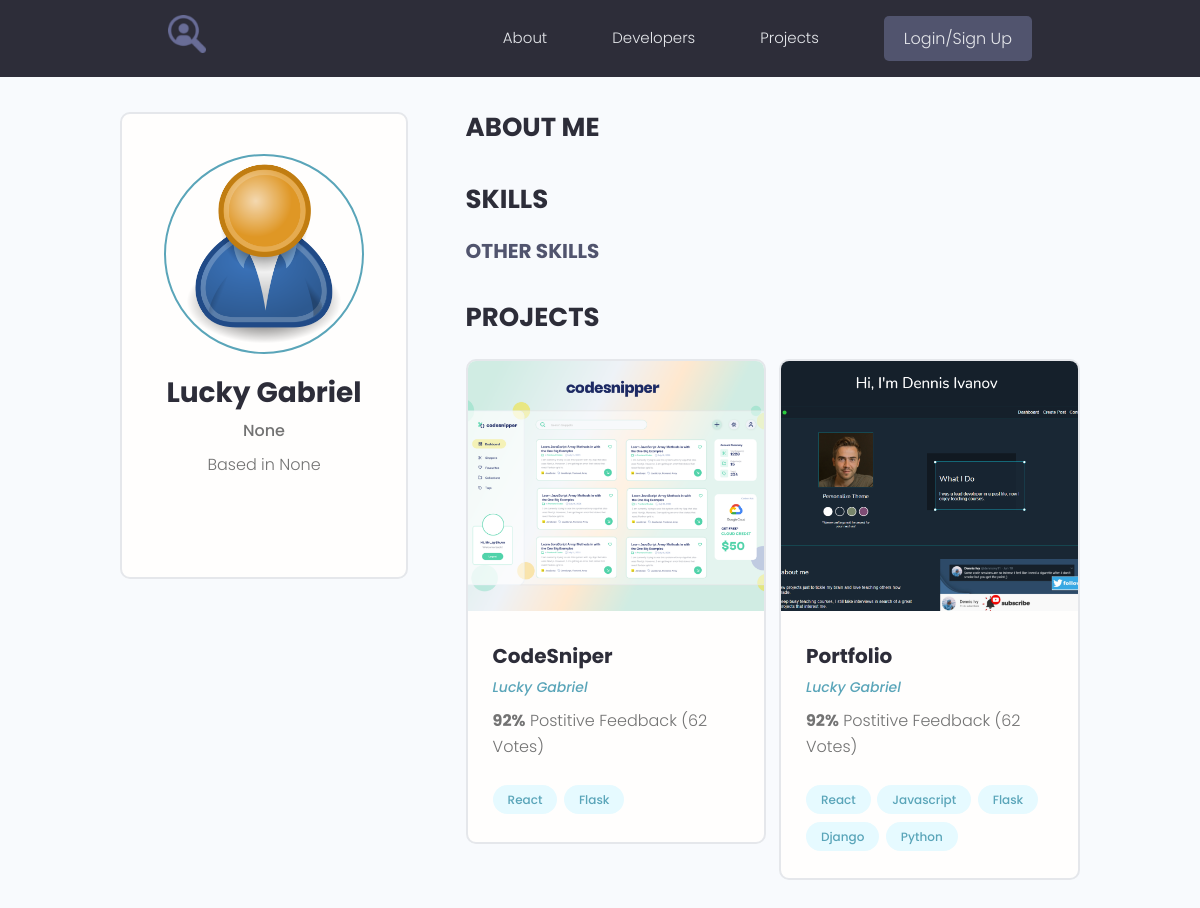
The app's page /profile/4cce18f2-8a0e-4968-8427-a43e58be53a2, older data.
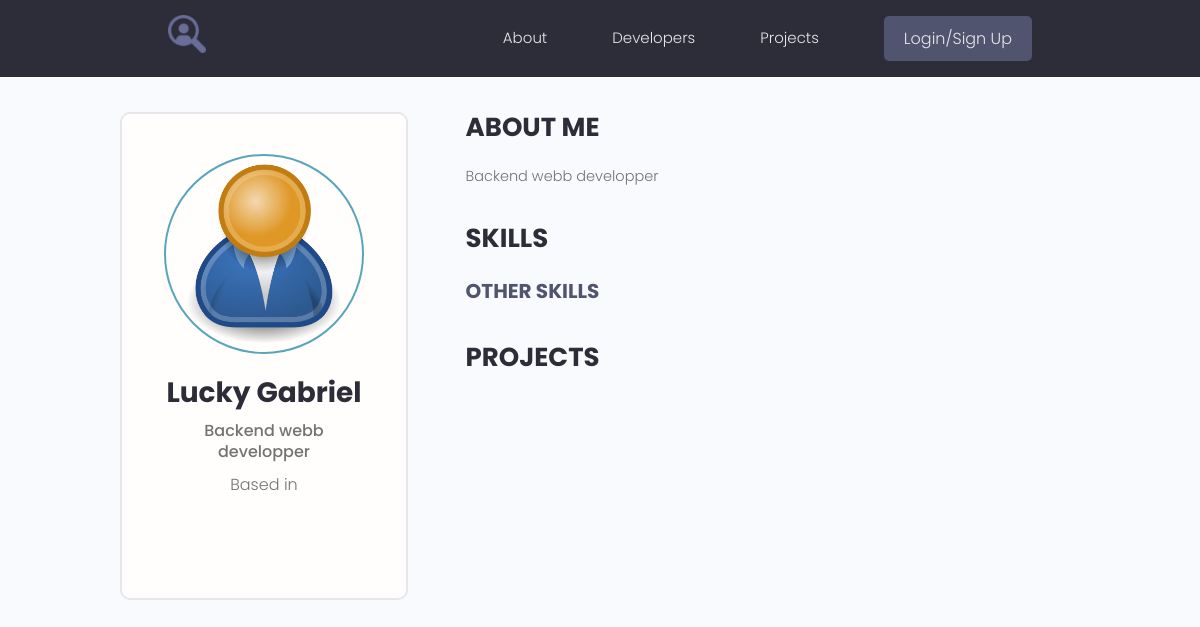
The same page, newer data.
### models/user.py (models this page shows, shortened)
class Profile(BaseModel, Base):
    __tablename__ = 'profiles'
    user_id = Column(String(60), ForeignKey('users.id'))
    user = relationship("User", back_populates="profile")
    username = Column(String(150), nullable=False, unique=True)
    email = Column(String(150), nullable=False)
    name = Column(String(150), nullable=False)
    bio = Column(Text, nullable=True)
    location = Column(String(150), nullable=True)
    headline = Column(String(250), nullable=True)
    profile_image_url = Column(String(2000), default='images/profiles/user-default.png')
    social_github = Column(String(200), nullable=True)
    social_linkdin = Column(String(200), nullable=True)
    social_youtube = Column(String(200), nullable=True)
    social_twitter = Column(String(200), nullable=True)
    skills = relationship("Skill", backref="profile",
                          cascade="all, delete, delete-orphan")
    comments = relationship("Comment", backref="profile", cascade="all, delete-orphan")
    rates = relationship("Rate", backref="profile", cascade="all, delete-orphan")
    notes = relationship("Note", backref="profile", cascade="all, delete-orphan")

### models/project.py (models this page shows, shortened)
class Project(BaseModel, Base):
    __tablename__ = 'projects'
    user_id = Column(String(60), ForeignKey('users.id'), nullable=True)
    title = Column(String(150), nullable=False)
    description = Column(Text, nullable=True)
    demo_link = Column(String(2000), nullable=True)
    source_link = Column(Text, nullable=True)
    vote_ratio = Column(Integer, nullable=True)
    vote_count = Column(Integer, nullable=True)
    image_url = Column(String(2000), default='images/default.jpg')
    tags = relationship("Tag", secondary=project_tag, viewonly=False)
    comments = relationship("Comment", backref="project", cascade="all, delete-orphan")
    rates = relationship("Rate", backref="project", cascade="all, delete-orphan")
    links = relationship("Link", backref="project", cascade="all, delete-orphan")
    objectives = relationship("Objective", backref="project", cascade="all, delete-orphan")
    takeaways = relationship("Takeaway", backref="project", cascade="all, delete-orphan")
    subtitles = relationship("Subtitle", backref="project", cascade="all, delete-orphan")
    notes = relationship("Note", backref="project", cascade="all, delete-orphan")

class Tag (BaseModel, Base):
    __tablename__ = 'tags'
    name =  Column(String(200), nullable=False)

### webdynamic/views/users.py (the view)
@app_views.route('/profile/<profile_id>', methods=['GET'], strict_slashes=False)
def profile(profile_id):
    profile = storage.get(Profile, profile_id)
    skills = [skill for skill in profile.skills if skill.description ]
    otherSkills = [skill for skill in profile.skills if not skill.description]
    return render_template('profile.html', profile=profile, skills=skills, otherSkills=otherSkills)

### models/engine/dbManager.py (called while the page is built)
    def all(self, cls=None):
        new_dict = {}
        for clss in classes:
            if cls is None or cls is classes[clss] or cls is clss:
                objs = self.__session.query(classes[clss]).all()
                for obj in objs:
                    key = obj.__class__.__name__ + '.' + obj.id
                    new_dict[key] = obj
        return (new_dict)

    def get(self, cls, id):
        for obj in self.all(cls).values():
            if id == obj.id:
                return obj

### webdynamic/app.py (called while the page is built)
def linebreaksbr(value):
    return Markup(value.replace('\n', '<br>'))

@app.context_processor
def inject_user():
    return dict(current_user=current_user)

### webdynamic/templates/profile.html (shortened to what this page needs)
{% extends 'main.html' %}
{% block content %}
<main class="profile my-md">
    <div class="container">
      <div class="layout">
        <div class="column column--1of3">
          <div class="card text-center">
            <div class="card__body dev">
              <img class="avatar avatar--xl" src="{{url_for('static', filename=profile.profile_image_url)}}" />
              <h2 class="dev__name">{{ profile.name }}</h2>
              <p class="dev__title">{{profile.headline}}</p>
              <p class="dev__location">Based in {{profile.location}}</p>
            </div>
          </div>
        </div>
        <div class="column column--2of3">
            <div class="devInfo">
            <h3 class="devInfo__title">About Me</h3>
            {% if profile.bio %}
            <p class="devInfo__about">{{profile.bio | linebreaksbr}}</p>
            {% endif %}
          </div>
          <div class="devInfo">
            <h3 class="devInfo__title">Skills</h3>
            <div class="devInfo__skills">
              <h3 class="devInfo__subtitle">Other Skills</h3>
            </div>
          </div>
          <div class="devInfo">
            <h3 class="devInfo__title">Projects</h3>
            <div class="grid grid--two">
                {% for project in profile.user.projects %}
              <div class="column">
                <div class="card project">
                  <a href="{{url_for('app_views.single_project', id=project.id )}}" class="project">
                    <img class="project__thumbnail" src="{{url_for('static', filename=project.image_url)}}" alt="project thumbnail" />
                    <div class="card__body">
                      <h3 class="project__title">{{project.title}}</h3>
                      <p><a class="project__author" href="{{url_for('app_views.profile', profile_id=project.user.profile.id)}}" >{{project.user.profile.name}}</a></p>
                      <p class="project--rating">
                        <span style="font-weight: bold;">92%</span> Postitive
                        Feedback (62 Votes)
                      </p>
                      <div class="project__tags">
                        {% for tag in project.tags %}
                        <span class="tag tag--pill tag--main">
                          <small>{{tag.name}}</small>
                        </span>
                        {% endfor %}
                      </div>
                    </div>
                  </a>
                </div>
              </div>
              {% endfor %}
            </div>
          </div>
        </div>
      </div>
    </div>
  </main>
{% endblock %}

Row changes from the older to the newer data that the page shows:
removed Project: image_url (picture), title "CodeSniper", user.profile.name "Lucky Gabriel"
no longer on this page (row unchanged): Tag: name "React"
no longer on this page (row unchanged): Tag: name "Flask"
removed Project: image_url (picture), title "Portfolio", user.profile.name "Lucky Gabriel"
no longer on this page (row unchanged): Tag: name "Javascript", shown under "Portfolio"
no longer on this page (row unchanged): Tag: name "Django", shown under "Portfolio"
no longer on this page (row unchanged): Tag: name "Python", shown under "Portfolio"
changed Profile "Lucky Gabriel": headline "None" → "Backend webb developper"; bio (not shown) → "Backend webb developper"; location "None" → (not shown)
